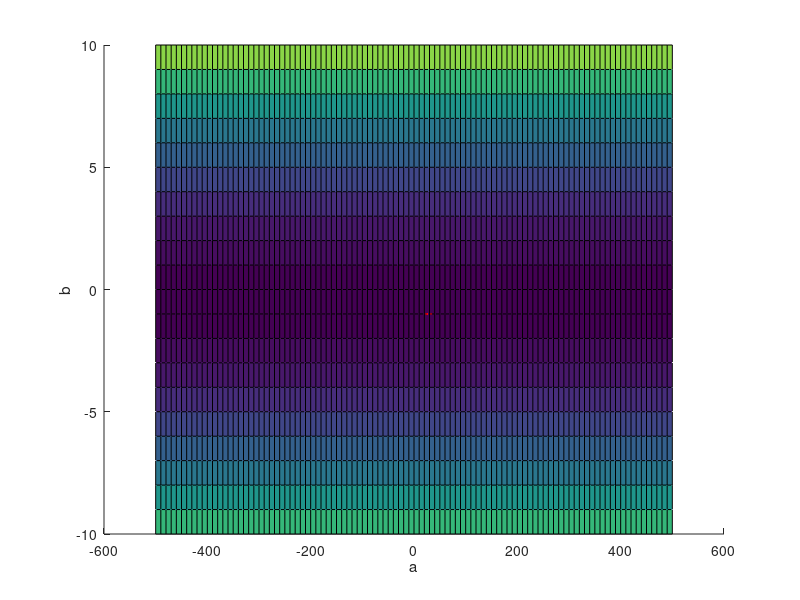
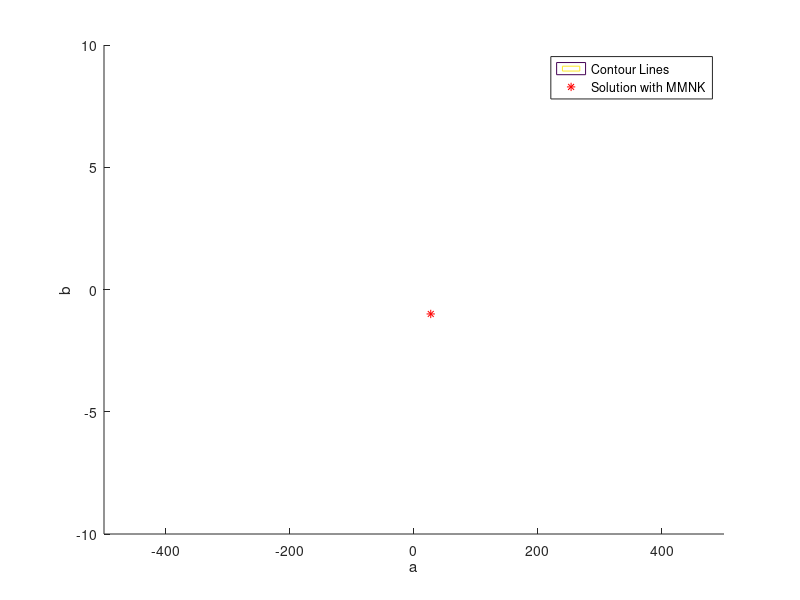
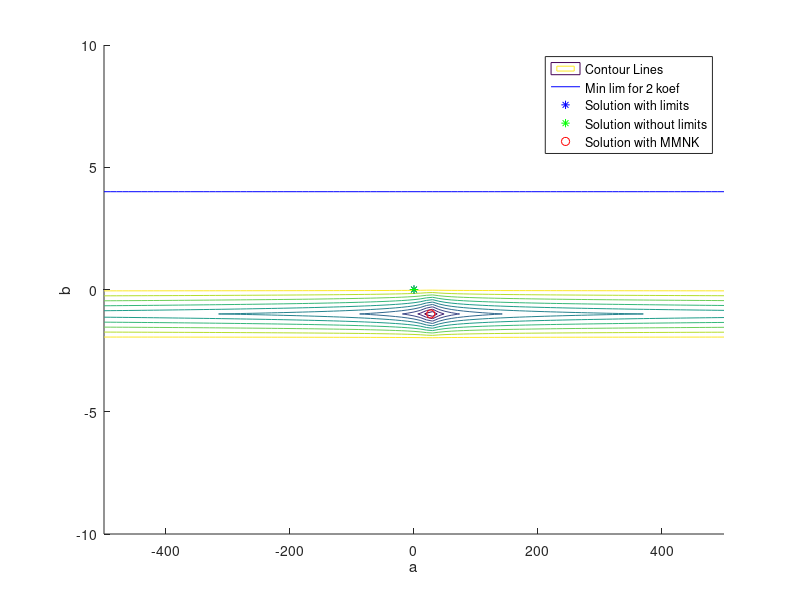

The MATLAB source for these figures, in order:
function prac11()
close all;
clear;
clc;

% part_1
% H(Q) = a - b * Q^2
n = 15;
Q = 5000 * rand(n, 1);
Dispersion = 36;
ab_true = [32.5; 1];
Hk = ab_true(1) - (Q.^2).* ab_true(2) + randn(n, 1) * sqrt(Dispersion);

% R, Q = QQ, betta_apriornoe
W = diag(rand(n, 1));
R = W' * W;
W_1 = diag(rand(2, 1));
QQ = W_1'* W_1;
betta_apriori = [32; 2];

% MMNK - evaluation
X = [Q.^0, Q.^2];
K = ((QQ + X'* R * X)^(-1)) * X'* R;
betta_eval = betta_apriori + K * (Hk - X * betta_apriori);

% graphics
dim_a = -500:10:500;
dim_b = -10:1:10;

[Dim_a, Dim_b] = meshgrid(dim_a, dim_b);
grid_matrix = [Dim_a(:) Dim_b(:)];
for i = 1:size(grid_matrix, 1)
    J(i) = functional(Hk, X, betta_apriori, R, QQ, grid_matrix(i, :)');
end
J = reshape(J, length(dim_b), length(dim_a));

Jab = functional(Hk, X, betta_apriori, R, QQ, betta_eval); 

figure(1); 
hold on;
surf(dim_a, dim_b, J); xlabel('a'); ylabel('b');
plot3(betta_eval(1), betta_eval(2), Jab, 'r*');
hold off;
figure(2);
hold on;
contour(dim_a, dim_b, log(log(J))); xlabel('a'); ylabel('b');
plot3(betta_eval(1), betta_eval(2), log(log(Jab)), 'r*');
legend('Contour Lines', 'Solution with MMNK');
hold off;

% part_2
% to quad form
Hk1 = 2 * (X' * R * X + QQ);
fk = -2 * (Hk' * R * X + betta_apriori' * QQ)';

% use of quadprog
abq = quadprog(Hk1, fk);
% limits betta_min, betta_max
abmax = [30; 15];
abmin = [10; 4];
ek = [1 0; 0 1];
A = [ek; -ek];
ab = [abmax; -abmin];
abql = quadprog(Hk1, fk, A, ab);
blim(1:length(dim_a)) = abmin(length(abmin));

figure(3);
hold on;
contour(dim_a, dim_b, log(log(J))); xlabel('a'); ylabel('b');
plot(dim_a, blim, 'b', abql(1), abql(2), '*b');
plot3(abq(1), abq(2), Jab, '*g', betta_eval(1), betta_eval(2), log(log(Jab)), 'or');
legend('Contour Lines', 'Min lim for 2 koef', 'Solution with limits', 'Solution without limits', 'Solution with MMNK');
hold off;

end

function J = functional(H, X, betta_apriori, R, Q, betta_eval)
J = (H - X * betta_eval)' * R * (H - X * betta_eval) + (betta_eval - betta_apriori)' * Q * (betta_eval - betta_apriori);
end
